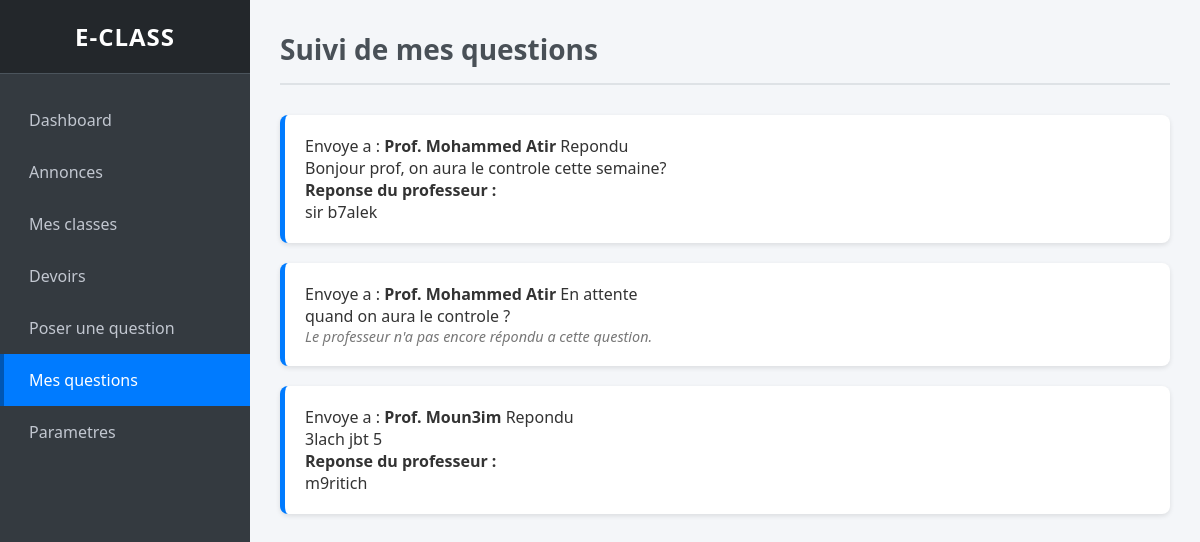
Page /Projet/etudiant/mes_questions.php (signed in) on the committed database.
### tables this page shows
CREATE TABLE `questions` (
  `id` int(11) NOT NULL,
  `id_etudiant` int(11) NOT NULL,
  `question` varchar(400) NOT NULL,
  `date_question` datetime DEFAULT current_timestamp(),
  `id_prof` int(11) NOT NULL,
  `est_reponde` tinyint(1) DEFAULT NULL,
  `date_reponse` datetime DEFAULT NULL,
  `reponse` text DEFAULT NULL
);

CREATE TABLE `users` (
  `id` int(11) NOT NULL,
  `username` varchar(50) NOT NULL,
  `email` varchar(100) NOT NULL,
  `password` varchar(150) NOT NULL,
  `created_at` datetime DEFAULT current_timestamp(),
  `type` varchar(25) NOT NULL
);

### Projet/etudiant/mes_questions.php (the view, shortened to what this page needs)
<?php
$id_etudiant = $_SESSION['id'];
$conn = connect_db();
$sql = $conn->prepare("
    SELECT q.question, q.reponse, u.username as nom_prof
    FROM questions q
    INNER JOIN users u ON q.id_prof = u.id
    WHERE q.id_etudiant = ?
    ORDER BY q.id DESC
");
$sql->bind_param("i", $id_etudiant);
$sql->execute();
$result = $sql->get_result();
?>
<!DOCTYPE html>
<html lang="fr">
<head>
    <link rel="stylesheet" href="../assets/global.css">
</head>
<body>
<div class="sidebar">
    <h2>E-Class</h2>
    <ul>
        <li><a href="dashboard_etudiant.php">Dashboard</a></li>
        <li><a href="annonces.php">Annonces</a></li>
        <li><a href="mes_classes.php">Mes classes</a></li>
        <li><a href="devoirs.php">Devoirs</a></li>
        <li><a href="poser_question.php">Poser une question</a></li>
        <li><a href="mes_questions.php" class="active">Mes questions</a></li>
        <li><a href="ParametreE.php">Parametres</a></li>
    </ul>
</div>
<div class="main">
    <header>
        <h1>Suivi de mes questions</h1>
    </header>
    <section class="qa-container">
        <?php if($result->num_rows > 0): ?>
            <?php while($row = $result->fetch_assoc()): ?>
                <div class="qa-card">
                    <div class="qa-header">
                        <span>Envoye a : <strong>Prof. <?= htmlspecialchars($row['nom_prof']) ?></strong></span>
                        <?php if(!empty($row['reponse'])): ?>
                            <span class="status-ok">Repondu</span>
                        <?php else: ?>
                            <span class="status-waiting">En attente</span>
                        <?php endif; ?>
                    </div>
                    <div class="qa-body">
                        <div class="question-text">
                            <?= nl2br(htmlspecialchars($row['question'])) ?>
                        </div>
                        <?php if(!empty($row['reponse'])): ?>
                            <div class="reponse-box">
                                <strong>Reponse du professeur :</strong><br>
                                <?= nl2br(htmlspecialchars($row['reponse'])) ?>
                            </div>
                        <?php else: ?>
                            <p style="color:#777; font-style:italic; font-size:0.9em;">
                                Le professeur n'a pas encore répondu a cette question.
                            </p>
                        <?php endif; ?>
                    </div>
                </div>
            <?php endwhile; ?>
        <?php endif; ?>
    </section>
</div>
</body>
</html>

### Projet/assets/global.css (style rules this page uses)
:root { --primary: #007bff; --primary-dark: #0069d9; --success: #28a745; --danger: #dc3545; --warning: #ffc107; --dark: #343a40; --light: #f8f9fa; --border-color: #dee2e6; --bg-body: #f4f6f9; --bg-login: #e8f0fe; --color-orange: #ff9800; }
* { box-sizing: border-box; margin: 0; padding: 0; }
body { font-family: 'Segoe UI', Tahoma, Geneva, Verdana, sans-serif; background-color: var(--bg-body); color: #333; display: flex; min-height: 100vh; }
a { text-decoration: none; color: inherit; }
ul { list-style: none; }
.sidebar { width: 250px; background-color: var(--dark); color: #fff; position: fixed; height: 100%; left: 0; top: 0; display: flex; flex-direction: column; overflow-y: auto; z-index: 1000; }
.sidebar h2 { text-align: center; padding: 20px 0; background-color: #23272b; margin-bottom: 20px; font-size: 24px; text-transform: uppercase; letter-spacing: 1px; border-bottom: 1px solid #4b545c; }
.sidebar ul li a { display: block; padding: 15px 25px; color: #c2c7d0; transition: all 0.3s; border-left: 4px solid transparent; font-size: 16px; }
.sidebar ul li a.active { background-color: var(--primary); color: #fff; border-left: 4px solid #0056b3; }
.main { margin-left: 250px; width: calc(100% - 250px); padding: 30px; transition: all 0.3s; }
header { margin-bottom: 30px; padding-bottom: 15px; border-bottom: 2px solid var(--border-color); }
header h1 { font-size: 28px; color: #495057; font-weight: 600; }
.question-card, .qa-card { background: white; border-radius: 8px; padding: 20px; margin-bottom: 20px; box-shadow: 0 2px 5px rgba(0,0,0,0.1); border-left: 5px solid var(--primary); }

### rows in the picture
questions: id_prof.username "Mohammed Atir", shows "Repondu", question "Bonjour prof, on aura le controle cette semaine?", reponse "sir b7alek"
questions: id_prof.username "Mohammed Atir", shows "En attente", question "quand on aura le controle ?", shows "Le professeur n'a pas encore répondu a cette question."
questions: id_prof.username "Moun3im", shows "Repondu", question "3lach jbt 5", reponse "m9ritich"
